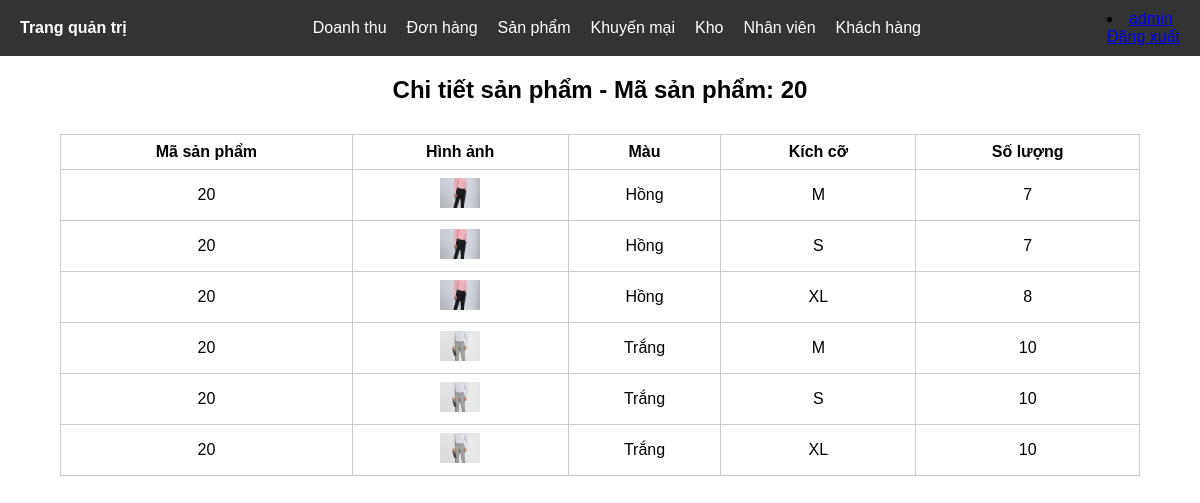
Page /admin/sanpham/chitietsanphamnam.php?masp=20 (signed in) on the committed database.
### tables this page shows
CREATE TABLE `chitietsanphamnam` (
  `MaSP` int(11) NOT NULL,
  `MaSize` varchar(10) NOT NULL,
  `MaMau` varchar(50) NOT NULL,
  `SoLuong` int(11) NOT NULL,
  `HinhAnh` varchar(255) DEFAULT NULL
);

### admin/sanpham/chitietsanphamnam.php (the view, shortened to what this page needs)
<?php
include '../include/header.php';
$masp = $_GET['masp'] ?? '';
$sql = "SELECT * FROM chitietsanphamnam WHERE MaSP = ?";
$stmt = mysqli_prepare($conn, $sql);
mysqli_stmt_bind_param($stmt, "s", $masp);
mysqli_stmt_execute($stmt);
$result = mysqli_stmt_get_result($stmt);
?>
<!DOCTYPE html>
<html lang="vi">
<head>
</head>
<body>
<h2>Chi tiết sản phẩm - Mã sản phẩm: <?php echo htmlspecialchars($masp); ?></h2>
<table>
    <thead>
        <tr>
            <th>Mã sản phẩm</th>
            <th>Hình ảnh</th>
            <th>Màu</th>
            <th>Kích cỡ</th>
            <th>Số lượng</th>
        </tr>
    </thead>
    <tbody>
        <?php while ($row = mysqli_fetch_assoc($result)) { ?>
            <tr>
                <td><?php echo htmlspecialchars($row['MaSP']); ?></td>
                <td>
                    <img src="../../webroot/images/sanpham/<?php echo htmlspecialchars($row['HinhAnh']); ?>" alt="Ảnh">
                </td>
                <td><?php echo htmlspecialchars($row['MaMau']); ?></td>
                <td><?php echo htmlspecialchars($row['MaSize']); ?></td>
                <td><?php echo $row['SoLuong']; ?></td>
            </tr>
        <?php } ?>
    </tbody>
</table>
</body>
</html>

### admin/include/header.php (style rules this page uses)
body { margin: 0; font-family: Arial, sans-serif; }

### admin/sanpham/chitietsanphamnam.php (style rules this page uses)
table { width: 90%; margin: 30px auto; border-collapse: collapse; }
th, td { padding: 8px 12px; border: 1px solid #ccc; text-align: center; }
img { width: 40px; height: 30px; object-fit: cover; }
h2 { text-align: center; margin-top: 20px; }

### rows in the picture
chitietsanphamnam: MaSP "20", HinhAnh (picture), MaMau "Hồng", MaSize "M", SoLuong "7"
chitietsanphamnam: MaSP "20", HinhAnh (picture), MaMau "Hồng", MaSize "S", SoLuong "7"
chitietsanphamnam: MaSP "20", HinhAnh (picture), MaMau "Hồng", MaSize "XL", SoLuong "8"
chitietsanphamnam: MaSP "20", HinhAnh (picture), MaMau "Trắng", MaSize "M", SoLuong "10"
chitietsanphamnam: MaSP "20", HinhAnh (picture), MaMau "Trắng", MaSize "S", SoLuong "10"
chitietsanphamnam: MaSP "20", HinhAnh (picture), MaMau "Trắng", MaSize "XL", SoLuong "10"

### other values in the picture
$tennv "admin"
$masp "20"
